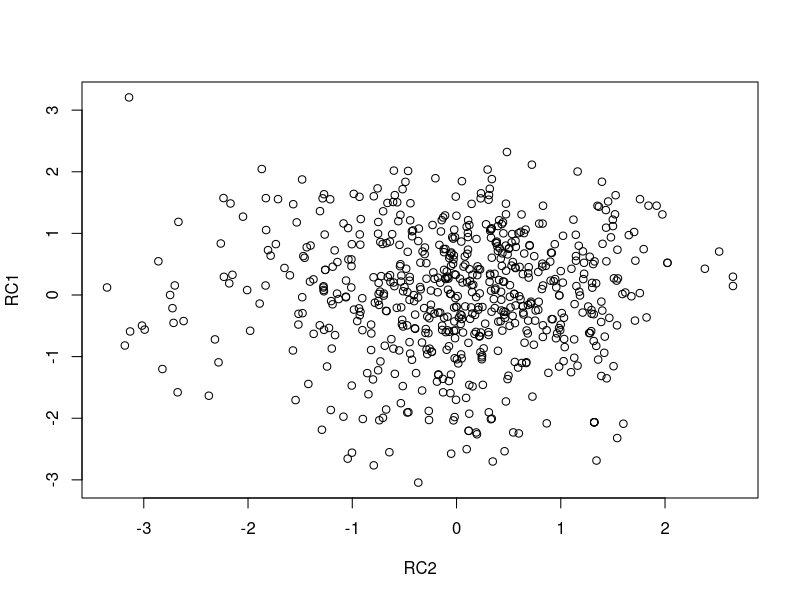
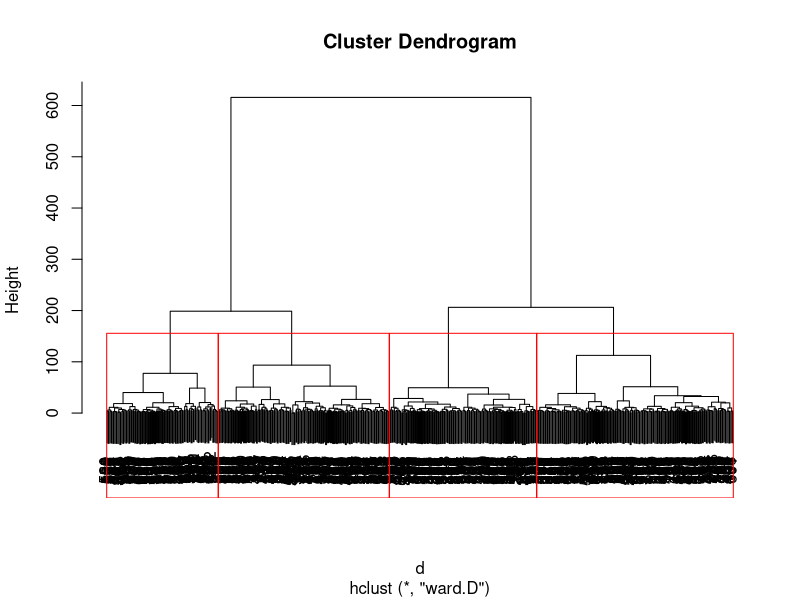

Source code (R) for these figures, in order: (Note: this script raises an error after producing the figures.)
getwd()

setwd("~/Desktop/TP_prof/analisis_encuesta")

rm(list=ls())   #clean memory
library(readxl)
library(stringr)

data <- read_excel("encuesta_comedor.xlsx") #left join (dplyr)


# select base variables
data1 <- data[ , c(1,15,16,17,18,19,27,28,29,30,31,53,54,55,56,57)] #41,48,49 (cafe/buffet)

#unifico las columnas de calidad
data1$`Puntúa la calidad del Menú (Se aprueba con 6)...15` <- paste0(data1$`Puntúa la calidad del Menú (Se aprueba con 6)...15`, data1$`Puntúa la calidad del Menú (Se aprueba con 6)...27`)

#Borro los valores NA, Se hace dos veces por que hay algunas filas que tienen "NANA"
data1$`Puntúa la calidad del Menú (Se aprueba con 6)...15` <- str_replace(data1$`Puntúa la calidad del Menú (Se aprueba con 6)...15` , "NA", "")
data1$`Puntúa la calidad del Menú (Se aprueba con 6)...15` <- str_replace(data1$`Puntúa la calidad del Menú (Se aprueba con 6)...15` , "NA", "")

#unifico las columnas de cantidad
data1$`Puntúa la cantidad del menú (Se aprueba con 6)...16` <- paste0(data1$`Puntúa la cantidad del menú (Se aprueba con 6)...16`, data1$`Puntúa la cantidad del menú (Se aprueba con 6)...28`)

data1$`Puntúa la cantidad del menú (Se aprueba con 6)...16` <- str_replace(data1$`Puntúa la cantidad del menú (Se aprueba con 6)...16` , "NA", "")
data1$`Puntúa la cantidad del menú (Se aprueba con 6)...16` <- str_replace(data1$`Puntúa la cantidad del menú (Se aprueba con 6)...16` , "NA", "")

#unifico las columnas de variedad
data1$`Puntúa la variedad del menú (Se aprueba con 6)...17` <- paste0(data1$`Puntúa la variedad del menú (Se aprueba con 6)...17`, data1$`Puntúa la variedad del menú (Se aprueba con 6)...29`)

data1$`Puntúa la variedad del menú (Se aprueba con 6)...17` <- str_replace(data1$`Puntúa la variedad del menú (Se aprueba con 6)...17` , "NA", "")
data1$`Puntúa la variedad del menú (Se aprueba con 6)...17` <- str_replace(data1$`Puntúa la variedad del menú (Se aprueba con 6)...17` , "NA", "")

#unifico las columnas de relacion/precio calidad
data1$`Relación calidad/precio (Se aprueba con 6)...18` <- paste0(data1$`Relación calidad/precio (Se aprueba con 6)...18`, data1$`Relación calidad/precio (Se aprueba con 6)...30`)

data1$`Relación calidad/precio (Se aprueba con 6)...18` <- str_replace(data1$`Relación calidad/precio (Se aprueba con 6)...18` , "NA", "")
data1$`Relación calidad/precio (Se aprueba con 6)...18` <- str_replace(data1$`Relación calidad/precio (Se aprueba con 6)...18` , "NA", "")

#unifico las columnas de velocidad de atención
data1$`Puntúa la velocidad de atención hoy en día (Se aprueba con 6)...19` <- paste0(data1$`Puntúa la velocidad de atención hoy en día (Se aprueba con 6)...19`, data1$`Puntúa la velocidad de atención hoy en día (Se aprueba con 6)...31`)

data1$`Puntúa la velocidad de atención hoy en día (Se aprueba con 6)...19` <- str_replace(data1$`Puntúa la velocidad de atención hoy en día (Se aprueba con 6)...19` , "NA", "")
data1$`Puntúa la velocidad de atención hoy en día (Se aprueba con 6)...19` <- str_replace(data1$`Puntúa la velocidad de atención hoy en día (Se aprueba con 6)...19` , "NA", "")

#Me quedo solo con las columnas unificadas 
data2 <- data1[ , c(1,2,3,4,5,6,12,13,14,15,16)] #17,18,19 (cafe/buffet)
data2[data2==''] <- NA
#elimino la gente que NO almuerza en el comedor
data3 <- na.omit(data2)
#Elimino la columna de ID
data4 <- data3[ , -1]
data4 <- as.data.frame(sapply(data4, as.numeric))
names(data4) <- c("calidad", "cantidad", "variedad", "precio/calidad", "velocidad", "Iluminacion", "Espacio","ventilacion","Acustica","Limpieza")
datar <- data4
#termino


# COMPONENTES PRINCIPALES ANALISIS

library(psych)
pcarot <- principal(datar, nfactors=5, rotate="varimax",scores=T) 
pcarot  # print results
pcarot$loadings
plot(pcarot$scores)
pcarot$scores
#write.csv(pcarot$scores,file="Z.csv")  # the principal components
#sapply(as.data.frame(pcarot$scores),sd)
#biplot(pcarot)
# save positioning

#write.table(file="Interdep Posit.csv",aggregate(pcarot$scores,by=list(datc$brand),FUN=mean),sep=",",dec=".")

#data5 <- cbind(data3, pcarot$scores)
#data5 <- pcarot$scores

# Hierarchical Clustering - Complete linkage, Ward, Single linkage
d <- dist(data4, method = "euclidean") # distance matrix --> ward
cluh <- hclust(d, method="ward.D") 
plot(cluh) # display dendrogram
groups <- cutree(cluh, k=4) # cut tree into 4 clusters
# draw dendogram with red borders around the clusters 
rect.hclust(cluh, k=4, border="red")
# get cluster means 
#write.table(file="cluster_almuerzo_habitat_jerarquico",aggregate(data4,by=list(groups),FUN=mean),sep=",",dec=".")

data5 <- data.frame(data3, groups)
names(data5) <- c("ID","Calidad", "Cantidad", "Variedad", "Precio/Calidad", "Velocidad", "Iluminacion", "Espacio","Ventilacion","Acustica","Limpieza","Groups")

clusters <- df_tabla <- data.frame(table(data5$Groups))
names(clusters) <- c("Cluster", "Tamaño")
clusters

cluster_plot <-ggplot(clusters, aes(x=Cluster, y=Tamaño)) +
  geom_bar(stat="identity")+theme_minimal()

cluster_plot

data6 <- data5[ ,c(1,12)]

#unifico los clusters con la encuesta original
library(dplyr)
data_unif <- left_join(data, data6, "ID")
#Me quedo sólo con los que almuerzan
data_unif <- data_unif[!is.na(data_unif$Groups), ]
data_comportaminto <- data_unif[ ,c(12,34,63)]
#Solo con los que van cada tanto:
data_comp_aveces <- data_comportaminto[!is.na(data_comportaminto$`¿Cuantas veces elegís otro lugar?`), ]

#SIN NUNCA
data_comp_aveces$`¿Cuantas veces elegís otro lugar?` <- factor(data_comp_aveces$`¿Cuantas veces elegís otro lugar?`, 
                                                               ordered = TRUE, 
                                                               levels = c("Menos de 20 %","20 - 40 %","40 - 60 %","60 - 80%","más de 80%"))


tabla <- table(data_comp_aveces$`¿Cuantas veces elegís otro lugar?`,data_comp_aveces$Groups)
tabla

tabla_prop_cluster <- prop.table(tabla, 2)
tabla_prop_cluster

df_tabla_clu <- data.frame(tabla_prop_cluster)
names(df_tabla_clu) <- c("Comportamiento", "Cluster", "Proporción")

tabla_prop_comp <- prop.table(tabla, 1)
tabla_prop_comp

df_tabla <- data.frame(tabla_prop_comp)
names(df_tabla) <- c("Comportamiento", "Cluster", "Proporción")

library(ggplot2)

prop_plot <- ggplot(df_tabla, aes(x=Comportamiento, y=Proporción, fill=Cluster)) +
  geom_bar(stat="identity")+theme_minimal()
prop_plot

prop_clu_plot <- ggplot(df_tabla_clu, aes(x=Cluster, y=Proporción, fill=Comportamiento)) +
  geom_bar(stat="identity")+theme_minimal()
prop_clu_plot


#CON NUNCA
#Los que siempre comen, tienen NUNCA (no condiciono)
data_comportaminto$`¿Cuantas veces elegís otro lugar?`[is.na(data_comportaminto$`¿Cuantas veces elegís otro lugar?`)] <- "Nunca"

data_comportaminto$`¿Cuantas veces elegís otro lugar?` <- factor(data_comportaminto$`¿Cuantas veces elegís otro lugar?`, 
                                                                 ordered = TRUE, 
                                                                 levels = c("Nunca", "Menos de 20 %","20 - 40 %","40 - 60 %","60 - 80%","más de 80%"))

tabla1 <- table(data_comportaminto$`¿Cuantas veces elegís otro lugar?`,data_comportaminto$Groups)
tabla1

tabla1_prop_cluster <- prop.table(tabla1, 2)
tabla1_prop_cluster

df_tabla_clu1 <- data.frame(tabla1_prop_cluster)
names(df_tabla_clu1) <- c("Comportamiento", "Cluster", "Proporción")

tabla1_prop_comp <- prop.table(tabla1, 1)
tabla1_prop_comp

df_tabla1 <- data.frame(tabla1_prop_comp)
names(df_tabla1) <- c("Comportamiento", "Cluster", "Proporción")

prop_plot1 <- ggplot(df_tabla1, aes(x=Comportamiento, y=Proporción, fill=Cluster)) +
  geom_bar(stat="identity")+theme_minimal()
prop_plot1

prop_clu_plot1 <- ggplot(df_tabla_clu1, aes(x=Cluster, y=Proporción, fill=Comportamiento)) +
  geom_bar(stat="identity")+theme_minimal()
prop_clu_plot1

#-------------

data_presup_veces <- data_unif[ ,c(11,12,63)]

data_presup_veces <- data_presup_veces[!is.na(data_presup_veces$`¿Cuantas veces a la semana almorzás dentro de tu horario de cursada?`), ]

tabla_frecuencia <- table(data_presup_veces$`¿Cuantas veces a la semana almorzás dentro de tu horario de cursada?`,data_presup_veces$Groups)
tabla_frecuencia

tabla_prop_frec <- prop.table(tabla_frecuencia, 2)
tabla_prop_frec

df_frec <- data.frame(tabla_prop_frec)
names(df_frec) <- c("Veces_semana", "Cluster", "Proporcion")

prop_plot2 <- ggplot(df_frec, aes(x=Cluster, y=Proporcion, fill=Veces_semana)) +
  geom_bar(stat="identity")+theme_minimal()
prop_plot2

table(data_presup_veces$`¿Cuantas veces a la semana almorzás dentro de tu horario de cursada?`)
(109 + 226*2 + 214*3 +83*4 + 52*5) / (109+226+214+83+52) #promedio de veces que la gente va al comedor

data_presup_veces$`¿Cual es tu presupuesto diario para almorzar?` <- factor(data_presup_veces$`¿Cual es tu presupuesto diario para almorzar?`, 
                                                                 ordered = TRUE, 
                                                                 levels = c("Menos de $ 50","$ 50 - 100","$ 100 - 150", "$ 150 - 200","$ 200 - 250","$ 250 - 300","$ 300 - 350","	$ 350 - 400","Más de $ 400"))
data_presup_veces <- na.omit(data_presup_veces)

tabla_pres <- table(data_presup_veces$`¿Cual es tu presupuesto diario para almorzar?`,data_presup_veces$Groups)

tabla_prop_pres <- prop.table(tabla_pres, 2)
tabla_prop_pres

df_frec <- data.frame(tabla_prop_pres)
names(df_frec) <- c("Presupuesto", "Cluster", "Proporcion")

prop_plot3 <- ggplot(df_frec, aes(x=Cluster, y=Proporcion, fill=Presupuesto)) +
  geom_bar(stat="identity")+theme_minimal()
prop_plot3

table(data_presup_veces$`¿Cual es tu presupuesto diario para almorzar?`)

#------------------------
# Análiis de veganos

competencia <- data_unif[ , c(24,35)]

competencia$`¿Dónde comés? (habitualmente)` <- paste0(competencia$`¿Dónde comés? (habitualmente)`, competencia$`¿Dónde comés cuando no usas el comedor? (habitualmente)`)

competencia$`¿Dónde comés? (habitualmente)` <- str_replace(competencia$`¿Dónde comés? (habitualmente)` , "NA", "")
competencia$`¿Dónde comés? (habitualmente)` <- str_replace(competencia$`¿Dónde comés? (habitualmente)` , "NA", "")

competencia <- competencia[1]

competencia[competencia==''] <- NA

#elimino la gente que NO almuerza en el comedor
competencia <- na.omit(competencia)

library("writexl")

install.packages("writexl")

write.table(file="competencia",competencia)

length(grep("Chino por peso", competencia))

str_count(competencia, "Chino por peso")
#294

str_count(competencia, "Bodegón-Resto")
#80





